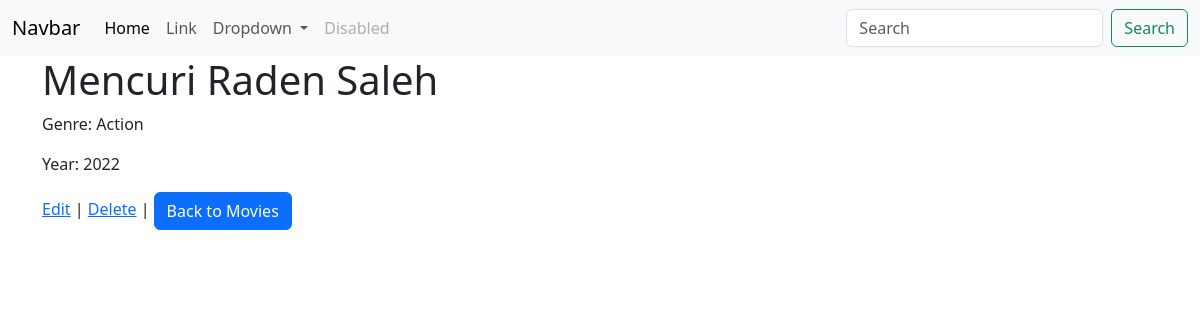
Page /movie/16/ on the committed database.
### myapp/models.py (models this page shows)
class MovieList(models.Model):
    title = models.CharField(max_length=200)
    genre = models.CharField(max_length=3, choices=GenreChoices.choices)
    year = models.IntegerField()

### myapp/views.py (the view)
# urls.py: path("movie/<int:pk>/", views.movie_detail, name="movie_detail"),
def movie_detail(request, pk):
    item = get_object_or_404(MovieList, pk=pk)
    return render(request, "movie_detail.html", {"movie": item})

### myapp/templates/movie_detail.html
{% extends "base.html" %}
{% block content %}
<h1>{{ movie.title }}</h1>
<p>Genre: {{ movie.get_genre_display }}</p>
<p>Year: {{ movie.year }}</p>
<a href="{% url 'edit_movie' pk=movie.pk %}">Edit</a> |
<a href="{% url 'delete_movie' pk=movie.pk %}">Delete</a> |
<a href="{% url 'movies' %}"><button type="button" class="btn btn-primary">Back to Movies</button></a>
{% endblock %}

### rows in the picture
MovieList: title "Mencuri Raden Saleh", genre "Action", year "2022"
